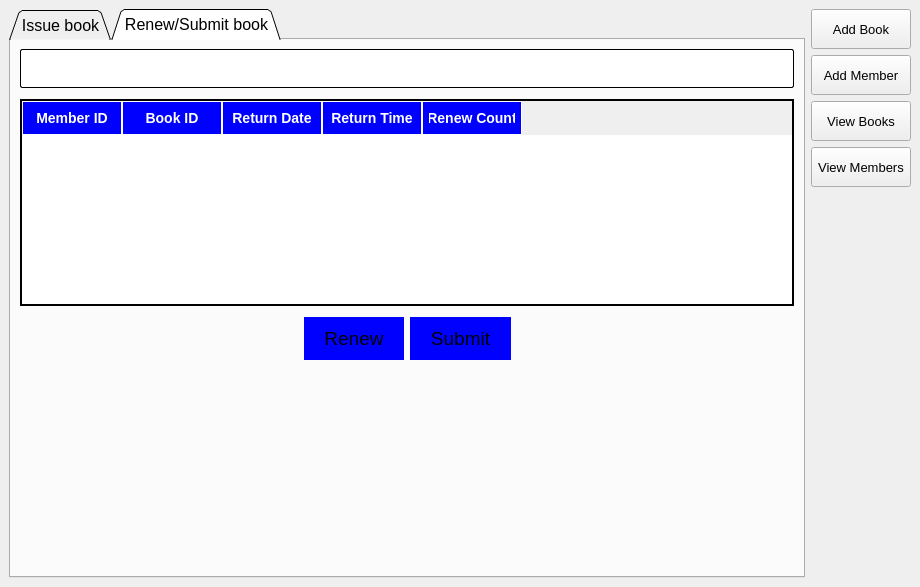
<?xml version="1.0" encoding="UTF-8"?>
<ui version="4.0">
 <class>MainWindow</class>
 <widget class="QMainWindow" name="MainWindow">
  <property name="geometry">
   <rect>
    <x>0</x>
    <y>0</y>
    <width>920</width>
    <height>587</height>
   </rect>
  </property>
  <property name="font">
   <font>
    <pointsize>14</pointsize>
   </font>
  </property>
  <property name="windowTitle">
   <string>Library Management System</string>
  </property>
  <property name="styleSheet">
   <string notr="true">QToolButton {
padding: 10px;}</string>
  </property>
  <widget class="QWidget" name="centralwidget">
   <layout class="QHBoxLayout" name="horizontalLayout">
    <item>
     <widget class="QTabWidget" name="tabWidget">
      <property name="font">
       <font>
        <pointsize>12</pointsize>
       </font>
      </property>
      <property name="styleSheet">
       <string notr="true">#search_book_button, #search_member_button {
padding: 10px;
background-color: blue;
color: white;
}

#book_id_input, #member_id_input {
	padding: 6px;
	border: 1px solid black;
border-radius: 2px;
color:white;
}</string>
      </property>
      <property name="tabShape">
       <enum>QTabWidget::TabShape::Triangular</enum>
      </property>
      <property name="currentIndex">
       <number>1</number>
      </property>
      <widget class="QWidget" name="tab">
       <attribute name="title">
        <string>Issue book</string>
       </attribute>
       <layout class="QVBoxLayout" name="verticalLayout_5">
        <item>
         <widget class="QWidget" name="book_details_widget" native="true">
          <property name="styleSheet">
           <string notr="true">#book_details_widget {
padding: 20px;
background-color: gray;
border-radius: 5px;
}</string>
          </property>
          <layout class="QVBoxLayout" name="verticalLayout_2">
           <item>
            <layout class="QHBoxLayout" name="horizontalLayout_2">
             <item>
              <widget class="QLineEdit" name="book_id_input">
               <property name="minimumSize">
                <size>
                 <width>600</width>
                 <height>0</height>
                </size>
               </property>
               <property name="maximumSize">
                <size>
                 <width>1000</width>
                 <height>16777215</height>
                </size>
               </property>
               <property name="sizeIncrement">
                <size>
                 <width>0</width>
                 <height>0</height>
                </size>
               </property>
               <property name="font">
                <font>
                 <pointsize>14</pointsize>
                </font>
               </property>
               <property name="styleSheet">
                <string notr="true"/>
               </property>
               <property name="placeholderText">
                <string>Please enter book id</string>
               </property>
              </widget>
             </item>
             <item>
              <spacer name="horizontalSpacer_3">
               <property name="orientation">
                <enum>Qt::Orientation::Horizontal</enum>
               </property>
               <property name="sizeHint" stdset="0">
                <size>
                 <width>40</width>
                 <height>20</height>
                </size>
               </property>
              </spacer>
             </item>
             <item>
              <widget class="QPushButton" name="search_book_button">
               <property name="text">
                <string/>
               </property>
               <property name="icon">
                <iconset resource="../images/images.qrc">
                 <normaloff>:/images/search.png</normaloff>:/images/search.png</iconset>
               </property>
               <property name="iconSize">
                <size>
                 <width>20</width>
                 <height>20</height>
                </size>
               </property>
              </widget>
             </item>
            </layout>
           </item>
           <item>
            <layout class="QHBoxLayout" name="horizontalLayout_3">
             <item>
              <widget class="QLabel" name="label">
               <property name="font">
                <font>
                 <pointsize>13</pointsize>
                </font>
               </property>
               <property name="text">
                <string>Book Name:</string>
               </property>
              </widget>
             </item>
             <item>
              <spacer name="horizontalSpacer_2">
               <property name="orientation">
                <enum>Qt::Orientation::Horizontal</enum>
               </property>
               <property name="sizeHint" stdset="0">
                <size>
                 <width>40</width>
                 <height>20</height>
                </size>
               </property>
              </spacer>
             </item>
             <item>
              <widget class="QLabel" name="book_name_label">
               <property name="font">
                <font>
                 <pointsize>14</pointsize>
                 <bold>true</bold>
                </font>
               </property>
               <property name="text">
                <string>--------------</string>
               </property>
              </widget>
             </item>
            </layout>
           </item>
           <item>
            <spacer name="verticalSpacer_5">
             <property name="orientation">
              <enum>Qt::Orientation::Vertical</enum>
             </property>
             <property name="sizeType">
              <enum>QSizePolicy::Policy::Fixed</enum>
             </property>
             <property name="sizeHint" stdset="0">
              <size>
               <width>20</width>
               <height>4</height>
              </size>
             </property>
            </spacer>
           </item>
           <item>
            <layout class="QHBoxLayout" name="horizontalLayout_4">
             <item>
              <widget class="QLabel" name="label_2">
               <property name="font">
                <font>
                 <pointsize>13</pointsize>
                </font>
               </property>
               <property name="text">
                <string>Book Author:</string>
               </property>
              </widget>
             </item>
             <item>
              <spacer name="horizontalSpacer">
               <property name="orientation">
                <enum>Qt::Orientation::Horizontal</enum>
               </property>
               <property name="sizeHint" stdset="0">
                <size>
                 <width>40</width>
                 <height>20</height>
                </size>
               </property>
              </spacer>
             </item>
             <item>
              <widget class="QLabel" name="book_author_label">
               <property name="font">
                <font>
                 <pointsize>14</pointsize>
                 <bold>true</bold>
                </font>
               </property>
               <property name="text">
                <string>--------------</string>
               </property>
              </widget>
             </item>
            </layout>
           </item>
          </layout>
         </widget>
        </item>
        <item>
         <spacer name="verticalSpacer_3">
          <property name="orientation">
           <enum>Qt::Orientation::Vertical</enum>
          </property>
          <property name="sizeType">
           <enum>QSizePolicy::Policy::Fixed</enum>
          </property>
          <property name="sizeHint" stdset="0">
           <size>
            <width>20</width>
            <height>10</height>
           </size>
          </property>
         </spacer>
        </item>
        <item>
         <widget class="QWidget" name="member_details_widget" native="true">
          <property name="styleSheet">
           <string notr="true">#member_details_widget {
padding: 20px;
background-color: gray;
border-radius: 5px;
}</string>
          </property>
          <layout class="QVBoxLayout" name="verticalLayout_3">
           <item>
            <layout class="QHBoxLayout" name="horizontalLayout_5">
             <item>
              <widget class="QLineEdit" name="member_id_input">
               <property name="sizePolicy">
                <sizepolicy hsizetype="Expanding" vsizetype="Fixed">
                 <horstretch>0</horstretch>
                 <verstretch>0</verstretch>
                </sizepolicy>
               </property>
               <property name="minimumSize">
                <size>
                 <width>600</width>
                 <height>0</height>
                </size>
               </property>
               <property name="maximumSize">
                <size>
                 <width>1000</width>
                 <height>16777215</height>
                </size>
               </property>
               <property name="font">
                <font>
                 <pointsize>14</pointsize>
                </font>
               </property>
               <property name="placeholderText">
                <string>Please enter book id</string>
               </property>
              </widget>
             </item>
             <item>
              <spacer name="horizontalSpacer_4">
               <property name="orientation">
                <enum>Qt::Orientation::Horizontal</enum>
               </property>
               <property name="sizeHint" stdset="0">
                <size>
                 <width>40</width>
                 <height>20</height>
                </size>
               </property>
              </spacer>
             </item>
             <item>
              <widget class="QPushButton" name="search_member_button">
               <property name="text">
                <string/>
               </property>
               <property name="icon">
                <iconset resource="../images/images.qrc">
                 <normaloff>:/images/search.png</normaloff>:/images/search.png</iconset>
               </property>
               <property name="iconSize">
                <size>
                 <width>20</width>
                 <height>20</height>
                </size>
               </property>
              </widget>
             </item>
            </layout>
           </item>
           <item>
            <layout class="QHBoxLayout" name="horizontalLayout_6">
             <item>
              <widget class="QLabel" name="label_3">
               <property name="font">
                <font>
                 <pointsize>13</pointsize>
                </font>
               </property>
               <property name="text">
                <string>Member Name:</string>
               </property>
              </widget>
             </item>
             <item>
              <spacer name="horizontalSpacer_5">
               <property name="orientation">
                <enum>Qt::Orientation::Horizontal</enum>
               </property>
               <property name="sizeHint" stdset="0">
                <size>
                 <width>40</width>
                 <height>20</height>
                </size>
               </property>
              </spacer>
             </item>
             <item>
              <widget class="QLabel" name="member_name_label">
               <property name="font">
                <font>
                 <pointsize>14</pointsize>
                 <bold>true</bold>
                </font>
               </property>
               <property name="text">
                <string>--------------</string>
               </property>
              </widget>
             </item>
            </layout>
           </item>
           <item>
            <spacer name="verticalSpacer_6">
             <property name="orientation">
              <enum>Qt::Orientation::Vertical</enum>
             </property>
             <property name="sizeType">
              <enum>QSizePolicy::Policy::Fixed</enum>
             </property>
             <property name="sizeHint" stdset="0">
              <size>
               <width>20</width>
               <height>4</height>
              </size>
             </property>
            </spacer>
           </item>
           <item>
            <layout class="QHBoxLayout" name="horizontalLayout_7">
             <item>
              <widget class="QLabel" name="label_4">
               <property name="font">
                <font>
                 <pointsize>13</pointsize>
                </font>
               </property>
               <property name="text">
                <string>Contact info:</string>
               </property>
              </widget>
             </item>
             <item>
              <spacer name="horizontalSpacer_6">
               <property name="orientation">
                <enum>Qt::Orientation::Horizontal</enum>
               </property>
               <property name="sizeHint" stdset="0">
                <size>
                 <width>40</width>
                 <height>20</height>
                </size>
               </property>
              </spacer>
             </item>
             <item>
              <widget class="QLabel" name="contact_info_label">
               <property name="font">
                <font>
                 <pointsize>14</pointsize>
                 <bold>true</bold>
                </font>
               </property>
               <property name="text">
                <string>--------------</string>
               </property>
              </widget>
             </item>
            </layout>
           </item>
          </layout>
         </widget>
        </item>
        <item>
         <spacer name="verticalSpacer_4">
          <property name="orientation">
           <enum>Qt::Orientation::Vertical</enum>
          </property>
          <property name="sizeType">
           <enum>QSizePolicy::Policy::Fixed</enum>
          </property>
          <property name="sizeHint" stdset="0">
           <size>
            <width>20</width>
            <height>10</height>
           </size>
          </property>
         </spacer>
        </item>
        <item>
         <widget class="QWidget" name="return_details_widget" native="true">
          <property name="styleSheet">
           <string notr="true">#return_details_widget {
padding: 20px;
background-color: gray;
border-radius: 5px;
}</string>
          </property>
          <layout class="QHBoxLayout" name="horizontalLayout_10">
           <item>
            <layout class="QHBoxLayout" name="horizontalLayout_9">
             <item>
              <layout class="QVBoxLayout" name="verticalLayout_6">
               <item>
                <widget class="QLabel" name="label_5">
                 <property name="font">
                  <font>
                   <pointsize>12</pointsize>
                  </font>
                 </property>
                 <property name="text">
                  <string>Return Date:</string>
                 </property>
                </widget>
               </item>
               <item>
                <widget class="QDateEdit" name="return_date">
                 <property name="styleSheet">
                  <string notr="true">padding: 10px;
font-size: 14px;
border: 1px solid black;
border-radius: 2px;</string>
                 </property>
                </widget>
               </item>
              </layout>
             </item>
             <item>
              <layout class="QVBoxLayout" name="verticalLayout_7">
               <item>
                <widget class="QLabel" name="label_6">
                 <property name="font">
                  <font>
                   <pointsize>12</pointsize>
                  </font>
                 </property>
                 <property name="text">
                  <string>Return Time:</string>
                 </property>
                </widget>
               </item>
               <item>
                <widget class="QTimeEdit" name="return_time">
                 <property name="styleSheet">
                  <string notr="true">padding: 10px;
font-size: 14px;
border: 1px solid black;
border-radius: 2px;
margin-right: 10px;</string>
                 </property>
                </widget>
               </item>
              </layout>
             </item>
            </layout>
           </item>
          </layout>
         </widget>
        </item>
        <item>
         <widget class="QWidget" name="member_details_widget_2" native="true">
          <property name="styleSheet">
           <string notr="true">#member_details_widget {
padding: 20px;
background-color: gray;
border-radius: 5px;
}</string>
          </property>
          <layout class="QVBoxLayout" name="verticalLayout_4">
           <item>
            <spacer name="verticalSpacer_7">
             <property name="orientation">
              <enum>Qt::Orientation::Vertical</enum>
             </property>
             <property name="sizeType">
              <enum>QSizePolicy::Policy::Fixed</enum>
             </property>
             <property name="sizeHint" stdset="0">
              <size>
               <width>20</width>
               <height>5</height>
              </size>
             </property>
            </spacer>
           </item>
          </layout>
         </widget>
        </item>
        <item>
         <layout class="QHBoxLayout" name="horizontalLayout_8">
          <item>
           <spacer name="horizontalSpacer_7">
            <property name="orientation">
             <enum>Qt::Orientation::Horizontal</enum>
            </property>
            <property name="sizeHint" stdset="0">
             <size>
              <width>40</width>
              <height>20</height>
             </size>
            </property>
           </spacer>
          </item>
          <item>
           <widget class="QPushButton" name="pushButton">
            <property name="font">
             <font>
              <pointsize>14</pointsize>
              <bold>false</bold>
             </font>
            </property>
            <property name="styleSheet">
             <string notr="true">padding: 10px 20px;
background-color: blue;
border: none;</string>
            </property>
            <property name="text">
             <string>Issue</string>
            </property>
            <property name="icon">
             <iconset resource="../images/images.qrc">
              <normaloff>:/images/issue.png</normaloff>:/images/issue.png</iconset>
            </property>
            <property name="iconSize">
             <size>
              <width>20</width>
              <height>20</height>
             </size>
            </property>
           </widget>
          </item>
          <item>
           <spacer name="horizontalSpacer_8">
            <property name="orientation">
             <enum>Qt::Orientation::Horizontal</enum>
            </property>
            <property name="sizeHint" stdset="0">
             <size>
              <width>40</width>
              <height>20</height>
             </size>
            </property>
           </spacer>
          </item>
         </layout>
        </item>
        <item>
         <spacer name="verticalSpacer_2">
          <property name="orientation">
           <enum>Qt::Orientation::Vertical</enum>
          </property>
          <property name="sizeHint" stdset="0">
           <size>
            <width>20</width>
            <height>40</height>
           </size>
          </property>
         </spacer>
        </item>
       </layout>
      </widget>
      <widget class="QWidget" name="tab_2">
       <attribute name="title">
        <string>Renew/Submit book</string>
       </attribute>
       <layout class="QVBoxLayout" name="verticalLayout_8">
        <item>
         <widget class="QLineEdit" name="submit_or_renew_book_id_input">
          <property name="font">
           <font>
            <pointsize>14</pointsize>
           </font>
          </property>
          <property name="styleSheet">
           <string notr="true">padding: 6px;
	border: 1px solid black;
border-radius: 2px;
color:white;</string>
          </property>
          <property name="placeholderText">
           <string>Enter book ID</string>
          </property>
         </widget>
        </item>
        <item>
         <spacer name="verticalSpacer_9">
          <property name="orientation">
           <enum>Qt::Orientation::Vertical</enum>
          </property>
          <property name="sizeType">
           <enum>QSizePolicy::Policy::Fixed</enum>
          </property>
          <property name="sizeHint" stdset="0">
           <size>
            <width>20</width>
            <height>5</height>
           </size>
          </property>
         </spacer>
        </item>
        <item>
         <widget class="QTableWidget" name="issued_books_info">
          <property name="font">
           <font>
            <pointsize>12</pointsize>
           </font>
          </property>
          <property name="styleSheet">
           <string notr="true">QTableWidget {
        background-color: white;
        border: 2px solid black;
        gridline-color: white;
    }
QHeaderView::section {
        background-color: blue;
        color: white;  
        font-size: 14px;
        font-weight: bold;
        padding: 6px;
        border: 1px solid white;
        text-align: center;
    }
QTableWidget::item {
        padding: 8px;
        color: black;
        font-size: 14px;
        border: 1px solid white;
    }
    QTableWidget::item:selected {
        background-color: darkblue;
        color: white;
    }</string>
          </property>
          <attribute name="horizontalHeaderCascadingSectionResizes">
           <bool>false</bool>
          </attribute>
          <attribute name="horizontalHeaderStretchLastSection">
           <bool>false</bool>
          </attribute>
          <attribute name="verticalHeaderStretchLastSection">
           <bool>false</bool>
          </attribute>
          <column>
           <property name="text">
            <string>Member ID</string>
           </property>
          </column>
          <column>
           <property name="text">
            <string>Book ID</string>
           </property>
          </column>
          <column>
           <property name="text">
            <string>Return Date</string>
           </property>
          </column>
          <column>
           <property name="text">
            <string>Return Time</string>
           </property>
          </column>
          <column>
           <property name="text">
            <string>Renew Count</string>
           </property>
          </column>
         </widget>
        </item>
        <item>
         <spacer name="verticalSpacer_10">
          <property name="orientation">
           <enum>Qt::Orientation::Vertical</enum>
          </property>
          <property name="sizeType">
           <enum>QSizePolicy::Policy::Fixed</enum>
          </property>
          <property name="sizeHint" stdset="0">
           <size>
            <width>20</width>
            <height>5</height>
           </size>
          </property>
         </spacer>
        </item>
        <item>
         <layout class="QHBoxLayout" name="horizontalLayout_11">
          <item>
           <spacer name="horizontalSpacer_9">
            <property name="orientation">
             <enum>Qt::Orientation::Horizontal</enum>
            </property>
            <property name="sizeHint" stdset="0">
             <size>
              <width>40</width>
              <height>20</height>
             </size>
            </property>
           </spacer>
          </item>
          <item>
           <widget class="QPushButton" name="renew_book_button">
            <property name="font">
             <font>
              <pointsize>14</pointsize>
              <bold>false</bold>
             </font>
            </property>
            <property name="styleSheet">
             <string notr="true">padding: 10px 20px;
background-color: blue;
border: none;</string>
            </property>
            <property name="text">
             <string>Renew</string>
            </property>
            <property name="icon">
             <iconset resource="../images/images.qrc">
              <normaloff>:/images/renew.png</normaloff>:/images/renew.png</iconset>
            </property>
            <property name="iconSize">
             <size>
              <width>20</width>
              <height>20</height>
             </size>
            </property>
           </widget>
          </item>
          <item>
           <widget class="QPushButton" name="submit_book_button">
            <property name="font">
             <font>
              <pointsize>14</pointsize>
              <bold>false</bold>
             </font>
            </property>
            <property name="styleSheet">
             <string notr="true">padding: 10px 20px;
background-color: blue;
border: none;</string>
            </property>
            <property name="text">
             <string>Submit</string>
            </property>
            <property name="icon">
             <iconset resource="../images/images.qrc">
              <normaloff>:/images/submit.png</normaloff>:/images/submit.png</iconset>
            </property>
            <property name="iconSize">
             <size>
              <width>20</width>
              <height>20</height>
             </size>
            </property>
           </widget>
          </item>
          <item>
           <spacer name="horizontalSpacer_10">
            <property name="orientation">
             <enum>Qt::Orientation::Horizontal</enum>
            </property>
            <property name="sizeHint" stdset="0">
             <size>
              <width>40</width>
              <height>20</height>
             </size>
            </property>
           </spacer>
          </item>
         </layout>
        </item>
        <item>
         <spacer name="verticalSpacer_8">
          <property name="orientation">
           <enum>Qt::Orientation::Vertical</enum>
          </property>
          <property name="sizeHint" stdset="0">
           <size>
            <width>20</width>
            <height>190</height>
           </size>
          </property>
         </spacer>
        </item>
       </layout>
      </widget>
     </widget>
    </item>
    <item>
     <layout class="QVBoxLayout" name="verticalLayout">
      <item>
       <widget class="QToolButton" name="tool_button_add_book">
        <property name="maximumSize">
         <size>
          <width>100</width>
          <height>16777215</height>
         </size>
        </property>
        <property name="font">
         <font>
          <pointsize>10</pointsize>
         </font>
        </property>
        <property name="text">
         <string>Add Book</string>
        </property>
        <property name="icon">
         <iconset resource="../images/images.qrc">
          <normaloff>:/images/addbook.png</normaloff>:/images/addbook.png</iconset>
        </property>
        <property name="iconSize">
         <size>
          <width>50</width>
          <height>50</height>
         </size>
        </property>
        <property name="toolButtonStyle">
         <enum>Qt::ToolButtonStyle::ToolButtonTextUnderIcon</enum>
        </property>
       </widget>
      </item>
      <item>
       <widget class="QToolButton" name="tool_button_add_member">
        <property name="maximumSize">
         <size>
          <width>100</width>
          <height>16777215</height>
         </size>
        </property>
        <property name="font">
         <font>
          <pointsize>10</pointsize>
         </font>
        </property>
        <property name="text">
         <string>Add Member</string>
        </property>
        <property name="icon">
         <iconset resource="../images/images.qrc">
          <normaloff>:/images/addMember.png</normaloff>:/images/addMember.png</iconset>
        </property>
        <property name="iconSize">
         <size>
          <width>50</width>
          <height>50</height>
         </size>
        </property>
        <property name="toolButtonStyle">
         <enum>Qt::ToolButtonStyle::ToolButtonTextUnderIcon</enum>
        </property>
       </widget>
      </item>
      <item>
       <widget class="QToolButton" name="tool_button_view_books">
        <property name="maximumSize">
         <size>
          <width>100</width>
          <height>16777215</height>
         </size>
        </property>
        <property name="font">
         <font>
          <pointsize>10</pointsize>
         </font>
        </property>
        <property name="text">
         <string>View Books</string>
        </property>
        <property name="icon">
         <iconset resource="../images/images.qrc">
          <normaloff>:/images/viewBooks.png</normaloff>:/images/viewBooks.png</iconset>
        </property>
        <property name="iconSize">
         <size>
          <width>50</width>
          <height>50</height>
         </size>
        </property>
        <property name="toolButtonStyle">
         <enum>Qt::ToolButtonStyle::ToolButtonTextUnderIcon</enum>
        </property>
       </widget>
      </item>
      <item>
       <widget class="QToolButton" name="tool_button_view_members">
        <property name="maximumSize">
         <size>
          <width>100</width>
          <height>16777215</height>
         </size>
        </property>
        <property name="font">
         <font>
          <pointsize>10</pointsize>
         </font>
        </property>
        <property name="text">
         <string>View Members</string>
        </property>
        <property name="icon">
         <iconset resource="../images/images.qrc">
          <normaloff>:/images/viewMembers.png</normaloff>:/images/viewMembers.png</iconset>
        </property>
        <property name="iconSize">
         <size>
          <width>50</width>
          <height>50</height>
         </size>
        </property>
        <property name="toolButtonStyle">
         <enum>Qt::ToolButtonStyle::ToolButtonTextUnderIcon</enum>
        </property>
       </widget>
      </item>
      <item>
       <spacer name="verticalSpacer">
        <property name="orientation">
         <enum>Qt::Orientation::Vertical</enum>
        </property>
        <property name="sizeHint" stdset="0">
         <size>
          <width>20</width>
          <height>40</height>
         </size>
        </property>
       </spacer>
      </item>
     </layout>
    </item>
   </layout>
  </widget>
 </widget>
 <resources>
  <include location="../images/images.qrc"/>
 </resources>
 <connections/>
</ui>
